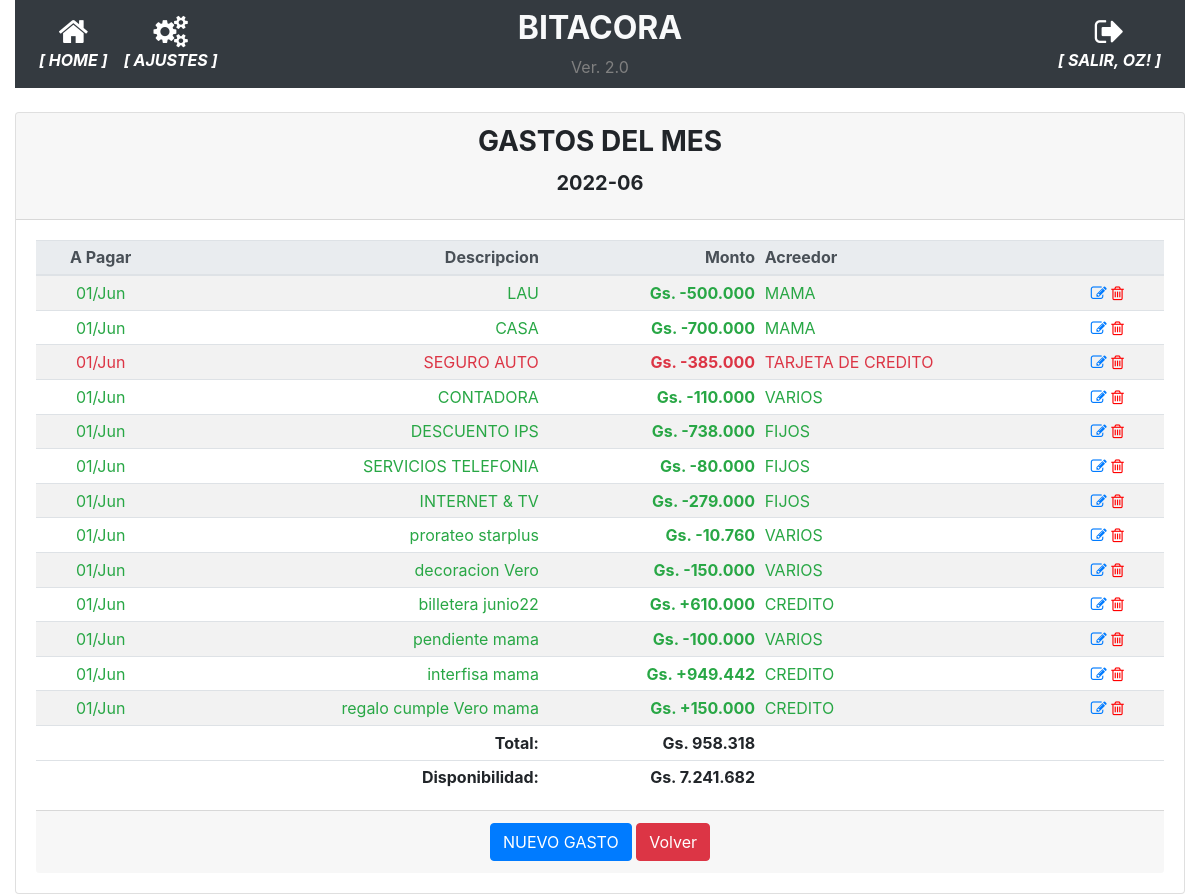
The app's page /historico_gastos_detalle/2022-06 (signed in), older data.
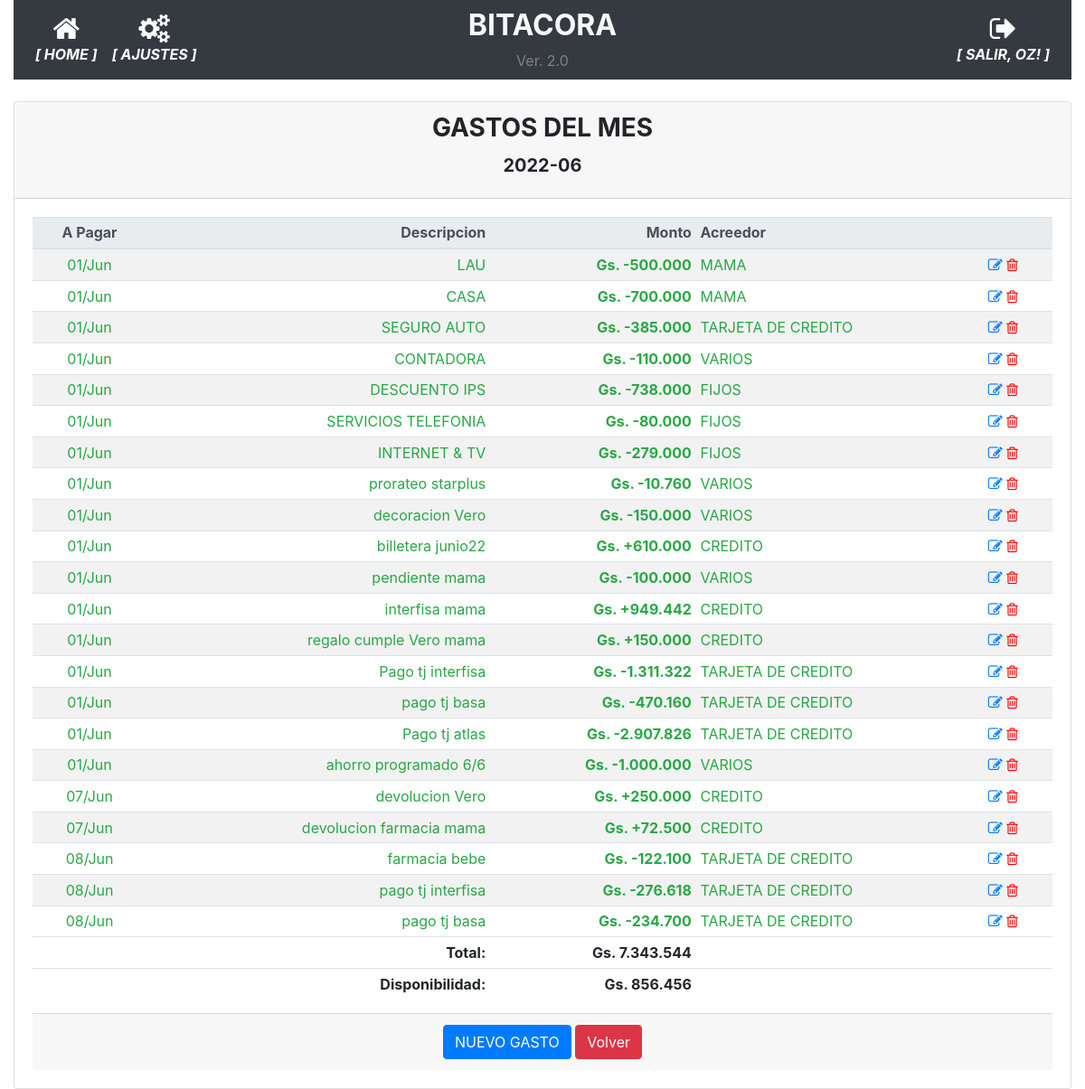
The same page, newer data.
### app/models.py (models this page shows, shortened)
class User(UserMixin, db.Model):
    id = db.Column(db.Integer, primary_key=True)
    username = db.Column(db.String(64), index=True, unique=True)
    email = db.Column(db.String(120), index=True, unique=True)
    password_hash = db.Column(db.String(128))
    perfil = db.Column(db.String(128))

class GastosFijos(db.Model):
    __tablename__='gastos_fijos'
    id = db.Column(db.Integer, primary_key=True)
    date = db.Column(db.Date, nullable=False)
    fecha_pagar = db.Column(db.Date, nullable=False)
    descripcion = db.Column(db.String(100), nullable=False)
    monto = db.Column(db.Integer)
    operacion = db.Column(db.Boolean, server_default=u'False')
    pagado = db.Column(db.Boolean, server_default=u'False')
    id_agrupador_gastos = db.Column(db.Integer, db.ForeignKey('agrupador_gastos.id'), nullable=True)
    agrupador_gastos = db.relationship('AgrupadorGastos',backref='agrupador_gastos', foreign_keys=[id_agrupador_gastos])

class AgrupadorGastos(db.Model):
    __tablename__='agrupador_gastos'
    id = db.Column(db.Integer, primary_key=True)
    agrupador = db.Column(db.String(100), nullable=False)

### app/routes.py (the view)
@app.route('/historico_gastos_detalle/<string:periodo>', methods=['GET', 'POST'])
@login_required
def historico_gastos_detalle(periodo):
    gastos = GastosFijos.query.filter(func.strftime("%Y-%m", GastosFijos.fecha_pagar)==periodo).filter(GastosFijos.descripcion!='REFERENCIA').order_by(GastosFijos.fecha_pagar).all()
    if not gastos:
        precarga_deudas(periodo)
        gastos = GastosFijos.query.filter(func.strftime("%Y-%m", GastosFijos.fecha_pagar)==periodo).all()
    deuda = deuda_total(gastos)
    credito, pendientes, pagados = calcular_disponibilidad(periodo)#SALARIO_NETO - deuda
    disponibilidad = credito - pagados
    return render_template('historico_gastos_detalle.html', periodo=periodo, gastos=gastos, deuda=deuda, disponibilidad=disponibilidad)

### app/models.py (called while the page is built)
@login.user_loader
def load_user(id):
    return User.query.get(int(id))

### app/utilitarios.py (called while the page is built)
def deuda_total(deudas):
    saldo = 0
    for deuda in deudas:
        if deuda.pagado:
            if not deuda.operacion:
                saldo += deuda.monto
            else:
                saldo -= deuda.monto
    return saldo

### app/templates/historico_gastos_detalle.html
{% extends "base.html" %}
{% block main %}
<div class="card">
    <div class="card-header">
        <h3 class="card-title text-center"><strong>GASTOS DEL MES</strong></h3>
        <h5 class="card-title text-center"><strong>{{ periodo }}</strong></h5>
    </div>
    <div class="card-body">
        <div class="table-responsive">
            <table class="table table-striped table-sm">
                <thead class="thead-light">
                    <tr>
                        <th class="card-text text-center">A Pagar</th>
                        <th class="card-text text-right">Descripcion</th>
                        <th class="card-text text-right">Monto</th>
                        <th class="card-text text-left">Acreedor</th>
                        <th></th>
                    </tr>
                </thead>
                <tbody>
                    {% for gasto in gastos %}
                    <tr class="{{ 'text-success' if gasto.pagado else 'text-danger' }}">
                        <td class="card-text text-center">{{ gasto.fecha_pagar.strftime('%d/%b') }}</td>
                        <td class="card-text text-right">{{ gasto.descripcion }}</td>
                        <td class="card-text text-right"><strong>Gs. {{ "+" if gasto.operacion else "-" }}{{ "{:,.0f}".format(gasto.monto).replace(",", ".") }}</strong></td>
                        <td class="card-text text-left">{{ gasto.agrupador_gastos.agrupador }}</td>
                        <td class="align-self-end">
                            <a href="{{ url_for('modificar_gasto', gasto_id=gasto.id) }}"><i class="fa fa-pencil-square-o"></i></a>
                            <a href="{{ url_for('borrar_gasto', gasto_id=gasto.id) }}" style="color:red"><i class="fa fa-trash-o"></i></a>
                        </td>
                    </tr>
                    {% endfor %}
                </tbody>
                <tfoot>
                    <tr>
                        <td></td>
                        <td class="card-text text-right"><strong>Total:</strong></td>
                        <td class="card-text text-right"><strong>Gs. {{ "{:,.0f}".format(deuda).replace(",", ".") }}</strong></td>
                        <td></td>
                        <td></td>
                    </tr>
                    <tr>
                        <td></td>
                        <td class="card-text text-right"><strong>Disponibilidad:</strong></td>
                        <td class="card-text text-right"><strong>Gs. {{ "{:,.0f}".format(disponibilidad).replace(",", ".") }}</strong></td>
                        <td></td>
                        <td></td>
                    </tr>
                </tfoot>
            </table>
        </div>
        <div class="card-footer text-muted text-center">
            <a href="{{ url_for('nuevo_gasto') }}" class="btn btn-primary">NUEVO GASTO</a>
            <a href="#" onclick="goBack()" class="btn btn-danger">Volver</a>
        </div>
    </div>
</div>
{% endblock %}

### app/templates/base.html (shortened to what this page needs)
<!doctype html>
<html lang="en">
  <head>
    <link rel="stylesheet" href="https://stackpath.bootstrapcdn.com/bootstrap/4.5.0/css/bootstrap.min.css">
    <link rel="stylesheet" href="https://maxcdn.bootstrapcdn.com/font-awesome/4.4.0/css/font-awesome.min.css">
  </head>
  <body>
    <div class="container-fluid">
      <nav class="navbar navbar-expand-md navbar-dark bg-dark">
        <div class="navbar-collapse collapse w-100 order-1 order-md-0 dual-collapse2">
            <ul class="navbar-nav mr-auto text-center">
              <li class="nav-item active">
                <a href="{{ url_for('index') }}" class="nav-link d-flex flex-column">
                <i class="fa fa-home fa-2x"></i>
                <span class="d-none d-sm-inline"><i><strong>[ HOME ]</strong></i></span></a>
              </li>
              <li class="nav-item active">
                <a href="{{ url_for('parametrico') }}" class="nav-link d-flex flex-column">
                <i class="fa fa-cogs fa-2x"></i>
                <span class="d-none d-sm-inline"><i><strong>[ AJUSTES ]</strong></i></span></a>
              </li>
            </ul>
        </div>
        <div class="mx-auto order-0 text-center">
            <h2 class="mx-auto text-light"><strong>BITACORA</strong></h2>
            <span style="color: grey">Ver. 2.0</span>
        </div>
        <div class="navbar-collapse collapse w-100 order-3 dual-collapse2">
            <ul class="navbar-nav ml-auto text-center">
              <li class="nav-item active">
                {% if current_user.is_anonymous %}
                  <a href="{{ url_for('logout') }}" class="nav-link d-flex flex-column">
                  <i class="fa fa-sign-in fa-2x"></i>
                  <span class="d-none d-sm-inline"><i><strong>[ ACCEDER ]</strong></i></span></a>
                {% else %}
                  <a href="{{ url_for('logout') }}" class="nav-link d-flex flex-column">
                  <i class="fa fa-sign-out fa-2x"></i>
                  <span class="d-none d-sm-inline"><i><strong>[ SALIR, {{ current_user.username | upper }}! ]</strong></i></span></a>
                {% endif %}
              </li>
            </ul>
        </div>
    </nav>
    <br>
      <div>
        {% block main %}{% endblock %}
      </div>
    </div>
  </body>
</html>

Row changes from the older to the newer data that the page shows:
changed GastosFijos "SEGURO AUTO": pagado False → True (drawn)
added GastosFijos: fecha_pagar "01/Jun", descripcion "Pago tj interfisa", operacion "-", monto "1.311.322", agrupador_gastos.agrupador "TARJETA DE CREDITO"
added GastosFijos: fecha_pagar "01/Jun", descripcion "pago tj basa", operacion "-", monto "470.160", agrupador_gastos.agrupador "TARJETA DE CREDITO"
added GastosFijos: fecha_pagar "01/Jun", descripcion "Pago tj atlas", operacion "-", monto "2.907.826", agrupador_gastos.agrupador "TARJETA DE CREDITO"
added GastosFijos: fecha_pagar "01/Jun", descripcion "ahorro programado 6/6", operacion "-", monto "1.000.000", agrupador_gastos.agrupador "VARIOS"
added GastosFijos: fecha_pagar "07/Jun", descripcion "devolucion Vero", operacion "+", monto "250.000", agrupador_gastos.agrupador "CREDITO"
added GastosFijos: fecha_pagar "07/Jun", descripcion "devolucion farmacia mama", operacion "+", monto "72.500", agrupador_gastos.agrupador "CREDITO"
added GastosFijos: fecha_pagar "08/Jun", descripcion "farmacia bebe", operacion "-", monto "122.100", agrupador_gastos.agrupador "TARJETA DE CREDITO"
added GastosFijos: fecha_pagar "08/Jun", descripcion "pago tj interfisa", operacion "-", monto "276.618", agrupador_gastos.agrupador "TARJETA DE CREDITO"
added GastosFijos: fecha_pagar "08/Jun", descripcion "pago tj basa", operacion "-", monto "234.700", agrupador_gastos.agrupador "TARJETA DE CREDITO"
Text that changed along with them:
{{ "{:,.0f}".format(deuda).replace(",", ".") }}: "958.318" → "7.343.544"
{{ "{:,.0f}".format(disponibilidad).replace(",", ".") }}: "7.241.682" → "856.456"
